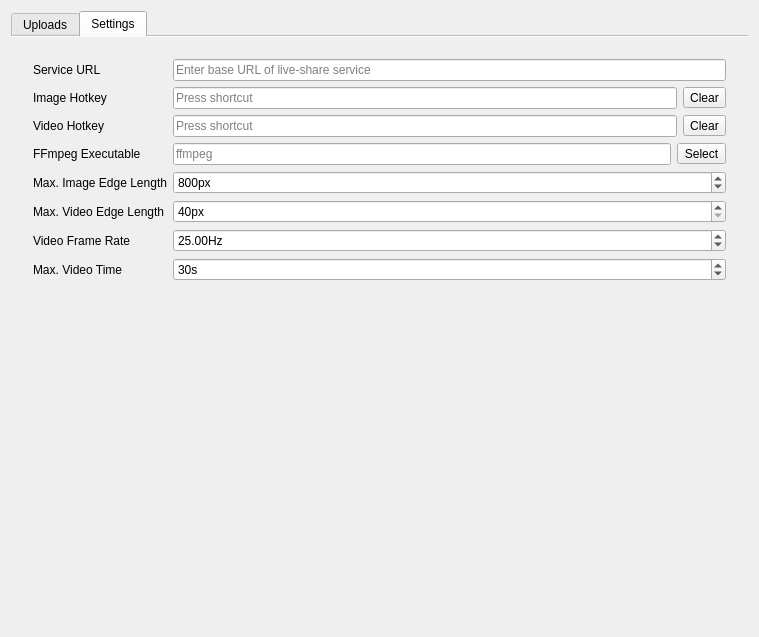
<?xml version="1.0" encoding="UTF-8"?>
<ui version="4.0">
 <class>MainWindow</class>
 <widget class="QMainWindow" name="MainWindow">
  <property name="geometry">
   <rect>
    <x>0</x>
    <y>0</y>
    <width>759</width>
    <height>637</height>
   </rect>
  </property>
  <property name="windowTitle">
   <string>live-share</string>
  </property>
  <widget class="QWidget" name="centralWidget">
   <property name="minimumSize">
    <size>
     <width>400</width>
     <height>300</height>
    </size>
   </property>
   <layout class="QVBoxLayout" name="verticalLayout_2">
    <item>
     <widget class="QTabWidget" name="tabWidget">
      <property name="currentIndex">
       <number>1</number>
      </property>
      <property name="documentMode">
       <bool>true</bool>
      </property>
      <widget class="QWidget" name="tabWidgetPage1">
       <attribute name="icon">
        <iconset theme="view-refresh">
         <normaloff>.</normaloff>.</iconset>
       </attribute>
       <attribute name="title">
        <string>Uploads</string>
       </attribute>
       <layout class="QVBoxLayout" name="verticalLayout_3">
        <item>
         <widget class="QLineEdit" name="categoryLineEdit">
          <property name="placeholderText">
           <string>Enter upload category</string>
          </property>
         </widget>
        </item>
        <item>
         <widget class="QScrollArea" name="scrollArea_2">
          <property name="frameShape">
           <enum>QFrame::NoFrame</enum>
          </property>
          <property name="frameShadow">
           <enum>QFrame::Plain</enum>
          </property>
          <property name="horizontalScrollBarPolicy">
           <enum>Qt::ScrollBarAlwaysOff</enum>
          </property>
          <property name="widgetResizable">
           <bool>true</bool>
          </property>
          <property name="alignment">
           <set>Qt::AlignLeading|Qt::AlignLeft|Qt::AlignTop</set>
          </property>
          <widget class="QWidget" name="scrollAreaWidgetContents_2">
           <property name="geometry">
            <rect>
             <x>0</x>
             <y>0</y>
             <width>444</width>
             <height>48</height>
            </rect>
           </property>
           <layout class="QGridLayout" name="gridLayout_2" columnstretch="0,1,0">
            <item row="0" column="1">
             <widget class="QProgressBar" name="progressBar">
              <property name="value">
               <number>24</number>
              </property>
             </widget>
            </item>
            <item row="0" column="0">
             <widget class="QLabel" name="label">
              <property name="text">
               <string>henry/ksp/2017-12-29_0001.png</string>
              </property>
             </widget>
            </item>
            <item row="0" column="2">
             <widget class="QDialogButtonBox" name="buttonBox">
              <property name="sizePolicy">
               <sizepolicy hsizetype="Minimum" vsizetype="Fixed">
                <horstretch>0</horstretch>
                <verstretch>0</verstretch>
               </sizepolicy>
              </property>
              <property name="standardButtons">
               <set>QDialogButtonBox::Cancel</set>
              </property>
              <property name="centerButtons">
               <bool>false</bool>
              </property>
             </widget>
            </item>
           </layout>
          </widget>
         </widget>
        </item>
       </layout>
      </widget>
      <widget class="QWidget" name="tabWidgetPage2">
       <property name="sizePolicy">
        <sizepolicy hsizetype="Maximum" vsizetype="Fixed">
         <horstretch>0</horstretch>
         <verstretch>0</verstretch>
        </sizepolicy>
       </property>
       <attribute name="icon">
        <iconset theme="gtk-properties">
         <normaloff>.</normaloff>.</iconset>
       </attribute>
       <attribute name="title">
        <string>Settings</string>
       </attribute>
       <layout class="QVBoxLayout" name="verticalLayout">
        <item>
         <widget class="QScrollArea" name="scrollArea">
          <property name="frameShape">
           <enum>QFrame::NoFrame</enum>
          </property>
          <property name="frameShadow">
           <enum>QFrame::Plain</enum>
          </property>
          <property name="horizontalScrollBarPolicy">
           <enum>Qt::ScrollBarAlwaysOff</enum>
          </property>
          <property name="widgetResizable">
           <bool>true</bool>
          </property>
          <widget class="QWidget" name="scrollAreaWidgetContents">
           <property name="sizePolicy">
            <sizepolicy hsizetype="Expanding" vsizetype="Fixed">
             <horstretch>0</horstretch>
             <verstretch>0</verstretch>
            </sizepolicy>
           </property>
           <layout class="QFormLayout" name="formLayout">
            <item row="0" column="0">
             <widget class="QLabel" name="urlLabel">
              <property name="text">
               <string>Service URL</string>
              </property>
             </widget>
            </item>
            <item row="0" column="1">
             <widget class="QLineEdit" name="urlLineEdit">
              <property name="placeholderText">
               <string>Enter base URL of live-share service</string>
              </property>
             </widget>
            </item>
            <item row="1" column="0">
             <widget class="QLabel" name="imageLabel">
              <property name="text">
               <string>Image Hotkey</string>
              </property>
             </widget>
            </item>
            <item row="1" column="1">
             <layout class="QHBoxLayout" name="horizontalLayout_3">
              <item>
               <widget class="KeySequence_Widget" name="imageKeySequenceEdit"/>
              </item>
              <item>
               <widget class="QToolButton" name="imageHotkeyResetButton">
                <property name="text">
                 <string>Clear</string>
                </property>
                <property name="icon">
                 <iconset theme="edit-clear">
                  <normaloff>.</normaloff>.</iconset>
                </property>
                <property name="toolButtonStyle">
                 <enum>Qt::ToolButtonFollowStyle</enum>
                </property>
               </widget>
              </item>
             </layout>
            </item>
            <item row="2" column="0">
             <widget class="QLabel" name="videoLabel">
              <property name="text">
               <string>Video Hotkey</string>
              </property>
             </widget>
            </item>
            <item row="2" column="1">
             <layout class="QHBoxLayout" name="horizontalLayout">
              <item>
               <widget class="KeySequence_Widget" name="videoKeySequenceEdit"/>
              </item>
              <item>
               <widget class="QToolButton" name="videoHotkeyResetButton">
                <property name="text">
                 <string>Clear</string>
                </property>
                <property name="icon">
                 <iconset theme="edit-clear">
                  <normaloff>.</normaloff>.</iconset>
                </property>
                <property name="toolButtonStyle">
                 <enum>Qt::ToolButtonFollowStyle</enum>
                </property>
               </widget>
              </item>
             </layout>
            </item>
            <item row="3" column="0">
             <widget class="QLabel" name="ffmpegLabel">
              <property name="text">
               <string>FFmpeg Executable</string>
              </property>
             </widget>
            </item>
            <item row="3" column="1">
             <layout class="QHBoxLayout" name="horizontalLayout_2">
              <item>
               <widget class="QLineEdit" name="ffmpegLineEdit">
                <property name="placeholderText">
                 <string>ffmpeg</string>
                </property>
                <property name="clearButtonEnabled">
                 <bool>true</bool>
                </property>
               </widget>
              </item>
              <item>
               <widget class="QToolButton" name="ffmpegFileDialogButton">
                <property name="text">
                 <string>Select</string>
                </property>
                <property name="icon">
                 <iconset theme="document-open">
                  <normaloff>.</normaloff>.</iconset>
                </property>
                <property name="toolButtonStyle">
                 <enum>Qt::ToolButtonFollowStyle</enum>
                </property>
               </widget>
              </item>
             </layout>
            </item>
            <item row="4" column="0">
             <widget class="QLabel" name="label_2">
              <property name="text">
               <string>Max. Image Edge Length</string>
              </property>
             </widget>
            </item>
            <item row="4" column="1">
             <widget class="QSpinBox" name="maxImageEdgeLengthSpinBox">
              <property name="correctionMode">
               <enum>QAbstractSpinBox::CorrectToNearestValue</enum>
              </property>
              <property name="suffix">
               <string>px</string>
              </property>
              <property name="minimum">
               <number>400</number>
              </property>
              <property name="maximum">
               <number>4000</number>
              </property>
              <property name="value">
               <number>800</number>
              </property>
             </widget>
            </item>
            <item row="5" column="0">
             <widget class="QLabel" name="label_3">
              <property name="text">
               <string>Max. Video Edge Length</string>
              </property>
             </widget>
            </item>
            <item row="5" column="1">
             <widget class="QSpinBox" name="maxVideoEdgeLengthSpinBox">
              <property name="correctionMode">
               <enum>QAbstractSpinBox::CorrectToNearestValue</enum>
              </property>
              <property name="suffix">
               <string>px</string>
              </property>
              <property name="minimum">
               <number>40</number>
              </property>
              <property name="maximum">
               <number>4000</number>
              </property>
             </widget>
            </item>
            <item row="6" column="0">
             <widget class="QLabel" name="label_4">
              <property name="text">
               <string>Video Frame Rate</string>
              </property>
             </widget>
            </item>
            <item row="6" column="1">
             <widget class="QDoubleSpinBox" name="frameRateDoubleSpinBox">
              <property name="suffix">
               <string>Hz</string>
              </property>
              <property name="minimum">
               <double>1.000000000000000</double>
              </property>
              <property name="maximum">
               <double>60.000000000000000</double>
              </property>
              <property name="value">
               <double>25.000000000000000</double>
              </property>
             </widget>
            </item>
            <item row="7" column="0">
             <widget class="QLabel" name="label_5">
              <property name="text">
               <string>Max. Video Time</string>
              </property>
             </widget>
            </item>
            <item row="7" column="1">
             <widget class="QSpinBox" name="maxVideoTimeSpinBox">
              <property name="correctionMode">
               <enum>QAbstractSpinBox::CorrectToNearestValue</enum>
              </property>
              <property name="suffix">
               <string>s</string>
              </property>
              <property name="minimum">
               <number>1</number>
              </property>
              <property name="maximum">
               <number>300</number>
              </property>
              <property name="value">
               <number>30</number>
              </property>
              <property name="displayIntegerBase">
               <number>10</number>
              </property>
             </widget>
            </item>
           </layout>
          </widget>
         </widget>
        </item>
       </layout>
      </widget>
     </widget>
    </item>
   </layout>
  </widget>
 </widget>
 <layoutdefault spacing="6" margin="11"/>
 <customwidgets>
  <customwidget>
   <class>KeySequence_Widget</class>
   <extends>QKeySequenceEdit</extends>
   <header>keysequence_widget.h</header>
  </customwidget>
 </customwidgets>
 <resources/>
 <connections/>
</ui>
